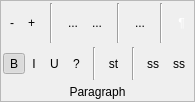
     <widget class="QFrame" name="frame_font_2">
      <property name="maximumSize">
       <size>
        <width>195</width>
        <height>16777215</height>
       </size>
      </property>
      <property name="frameShape">
       <enum>QFrame::StyledPanel</enum>
      </property>
      <property name="frameShadow">
       <enum>QFrame::Raised</enum>
      </property>
      <layout class="QGridLayout" name="gridLayout_3">
       <property name="margin">
        <number>2</number>
       </property>
       <property name="spacing">
        <number>1</number>
       </property>
       <item row="0" column="0" rowspan="2">
        <layout class="QHBoxLayout" name="layout_fontTop_2">
         <property name="spacing">
          <number>0</number>
         </property>
         <item>
          <widget class="QToolButton" name="tb_bullets">
           <property name="text">
            <string>-</string>
           </property>
           <property name="icon">
            <iconset resource="ink.qrc">
             <normaloff>:/icons/inkBullets.png</normaloff>:/icons/inkBullets.png</iconset>
           </property>
           <property name="autoRaise">
            <bool>true</bool>
           </property>
          </widget>
         </item>
         <item>
          <widget class="QToolButton" name="tb_numbering">
           <property name="text">
            <string>+</string>
           </property>
           <property name="icon">
            <iconset resource="ink.qrc">
             <normaloff>:/icons/inkNumbering.png</normaloff>:/icons/inkNumbering.png</iconset>
           </property>
           <property name="autoRaise">
            <bool>true</bool>
           </property>
          </widget>
         </item>
         <item>
          <spacer name="horizontalSpacer_4">
           <property name="orientation">
            <enum>Qt::Horizontal</enum>
           </property>
           <property name="sizeHint" stdset="0">
            <size>
             <width>0</width>
             <height>0</height>
            </size>
           </property>
          </spacer>
         </item>
         <item>
          <widget class="Line" name="line_4">
           <property name="minimumSize">
            <size>
             <width>15</width>
             <height>0</height>
            </size>
           </property>
           <property name="orientation">
            <enum>Qt::Vertical</enum>
           </property>
          </widget>
         </item>
         <item>
          <spacer name="horizontalSpacer_7">
           <property name="orientation">
            <enum>Qt::Horizontal</enum>
           </property>
           <property name="sizeHint" stdset="0">
            <size>
             <width>0</width>
             <height>20</height>
            </size>
           </property>
          </spacer>
         </item>
         <item>
          <widget class="QToolButton" name="tb_decrIndent">
           <property name="text">
            <string>...</string>
           </property>
           <property name="icon">
            <iconset resource="ink.qrc">
             <normaloff>:/icons/inkIndentDecr.png</normaloff>:/icons/inkIndentDecr.png</iconset>
           </property>
           <property name="autoRaise">
            <bool>true</bool>
           </property>
          </widget>
         </item>
         <item>
          <widget class="QToolButton" name="tb_incrIndent">
           <property name="minimumSize">
            <size>
             <width>0</width>
             <height>24</height>
            </size>
           </property>
           <property name="text">
            <string>...</string>
           </property>
           <property name="icon">
            <iconset resource="ink.qrc">
             <normaloff>:/icons/inkIndentIncr.png</normaloff>:/icons/inkIndentIncr.png</iconset>
           </property>
           <property name="autoRaise">
            <bool>true</bool>
           </property>
          </widget>
         </item>
         <item>
          <spacer name="horizontalSpacer_5">
           <property name="orientation">
            <enum>Qt::Horizontal</enum>
           </property>
           <property name="sizeHint" stdset="0">
            <size>
             <width>0</width>
             <height>0</height>
            </size>
           </property>
          </spacer>
         </item>
         <item>
          <widget class="Line" name="line_5">
           <property name="minimumSize">
            <size>
             <width>15</width>
             <height>0</height>
            </size>
           </property>
           <property name="orientation">
            <enum>Qt::Vertical</enum>
           </property>
          </widget>
         </item>
         <item>
          <spacer name="verticalSpacer_2">
           <property name="orientation">
            <enum>Qt::Vertical</enum>
           </property>
           <property name="sizeHint" stdset="0">
            <size>
             <width>0</width>
             <height>40</height>
            </size>
           </property>
          </spacer>
         </item>
         <item>
          <spacer name="horizontalSpacer_8">
           <property name="orientation">
            <enum>Qt::Horizontal</enum>
           </property>
           <property name="sizeHint" stdset="0">
            <size>
             <width>0</width>
             <height>0</height>
            </size>
           </property>
          </spacer>
         </item>
         <item>
          <widget class="QToolButton" name="tb_sort">
           <property name="text">
            <string>...</string>
           </property>
           <property name="icon">
            <iconset resource="ink.qrc">
             <normaloff>:/icons/inkSort.png</normaloff>:/icons/inkSort.png</iconset>
           </property>
           <property name="autoRaise">
            <bool>true</bool>
           </property>
          </widget>
         </item>
         <item>
          <spacer name="horizontalSpacer_6">
           <property name="orientation">
            <enum>Qt::Horizontal</enum>
           </property>
           <property name="sizeHint" stdset="0">
            <size>
             <width>0</width>
             <height>0</height>
            </size>
           </property>
          </spacer>
         </item>
         <item>
          <widget class="Line" name="line_6">
           <property name="minimumSize">
            <size>
             <width>15</width>
             <height>0</height>
            </size>
           </property>
           <property name="orientation">
            <enum>Qt::Vertical</enum>
           </property>
          </widget>
         </item>
         <item>
          <spacer name="horizontalSpacer_9">
           <property name="orientation">
            <enum>Qt::Horizontal</enum>
           </property>
           <property name="sizeHint" stdset="0">
            <size>
             <width>0</width>
             <height>0</height>
            </size>
           </property>
          </spacer>
         </item>
         <item>
          <widget class="QToolButton" name="tb_markings">
           <property name="styleSheet">
            <string notr="true">color: rgb(255, 255, 255);</string>
           </property>
           <property name="text">
            <string>¶</string>
           </property>
           <property name="checkable">
            <bool>true</bool>
           </property>
           <property name="autoRaise">
            <bool>true</bool>
           </property>
          </widget>
         </item>
        </layout>
       </item>
       <item row="2" column="0">
        <layout class="QHBoxLayout" name="layout_fontBottom_2">
         <property name="spacing">
          <number>0</number>
         </property>
         <item>
          <widget class="QToolButton" name="tb_left">
           <property name="text">
            <string>B</string>
           </property>
           <property name="icon">
            <iconset resource="ink.qrc">
             <normaloff>:/icons/inkAlignLeft.png</normaloff>:/icons/inkAlignLeft.png</iconset>
           </property>
           <property name="shortcut">
            <string>Ctrl+L</string>
           </property>
           <property name="checkable">
            <bool>true</bool>
           </property>
           <property name="checked">
            <bool>true</bool>
           </property>
           <property name="autoRaise">
            <bool>true</bool>
           </property>
          </widget>
         </item>
         <item>
          <widget class="QToolButton" name="tb_center">
           <property name="text">
            <string>I</string>
           </property>
           <property name="icon">
            <iconset resource="ink.qrc">
             <normaloff>:/icons/inkAlignCenter.png</normaloff>:/icons/inkAlignCenter.png</iconset>
           </property>
           <property name="shortcut">
            <string>Ctrl+E</string>
           </property>
           <property name="checkable">
            <bool>true</bool>
           </property>
           <property name="autoRaise">
            <bool>true</bool>
           </property>
          </widget>
         </item>
         <item>
          <widget class="QToolButton" name="tb_right">
           <property name="text">
            <string>U</string>
           </property>
           <property name="icon">
            <iconset resource="ink.qrc">
             <normaloff>:/icons/inkAlignRight.png</normaloff>:/icons/inkAlignRight.png</iconset>
           </property>
           <property name="shortcut">
            <string>Ctrl+R</string>
           </property>
           <property name="checkable">
            <bool>true</bool>
           </property>
           <property name="autoRaise">
            <bool>true</bool>
           </property>
          </widget>
         </item>
         <item>
          <widget class="QToolButton" name="tb_justify">
           <property name="text">
            <string>?</string>
           </property>
           <property name="icon">
            <iconset resource="ink.qrc">
             <normaloff>:/icons/inkAlignJustify.png</normaloff>:/icons/inkAlignJustify.png</iconset>
           </property>
           <property name="shortcut">
            <string>Ctrl+J</string>
           </property>
           <property name="checkable">
            <bool>true</bool>
           </property>
           <property name="autoRaise">
            <bool>true</bool>
           </property>
          </widget>
         </item>
         <item>
          <spacer name="spacer_fontBotHoriz2_2">
           <property name="orientation">
            <enum>Qt::Horizontal</enum>
           </property>
           <property name="sizeHint" stdset="0">
            <size>
             <width>0</width>
             <height>0</height>
            </size>
           </property>
          </spacer>
         </item>
         <item>
          <widget class="Line" name="line_3">
           <property name="minimumSize">
            <size>
             <width>13</width>
             <height>0</height>
            </size>
           </property>
           <property name="maximumSize">
            <size>
             <width>16777215</width>
             <height>33</height>
            </size>
           </property>
           <property name="orientation">
            <enum>Qt::Vertical</enum>
           </property>
          </widget>
         </item>
         <item>
          <spacer name="spacer_fontBotHoriz_2">
           <property name="orientation">
            <enum>Qt::Horizontal</enum>
           </property>
           <property name="sizeHint" stdset="0">
            <size>
             <width>0</width>
             <height>0</height>
            </size>
           </property>
          </spacer>
         </item>
         <item>
          <widget class="QToolButton" name="tb_spacing">
           <property name="text">
            <string>st</string>
           </property>
           <property name="icon">
            <iconset resource="ink.qrc">
             <normaloff>:/icons/inkSpacing.png</normaloff>:/icons/inkSpacing.png</iconset>
           </property>
           <property name="checkable">
            <bool>false</bool>
           </property>
           <property name="autoRaise">
            <bool>true</bool>
           </property>
          </widget>
         </item>
         <item>
          <spacer name="horizontalSpacer_2">
           <property name="orientation">
            <enum>Qt::Horizontal</enum>
           </property>
           <property name="sizeHint" stdset="0">
            <size>
             <width>0</width>
             <height>0</height>
            </size>
           </property>
          </spacer>
         </item>
         <item>
          <widget class="Line" name="line">
           <property name="minimumSize">
            <size>
             <width>13</width>
             <height>0</height>
            </size>
           </property>
           <property name="maximumSize">
            <size>
             <width>16777215</width>
             <height>33</height>
            </size>
           </property>
           <property name="orientation">
            <enum>Qt::Vertical</enum>
           </property>
          </widget>
         </item>
         <item>
          <spacer name="horizontalSpacer_3">
           <property name="orientation">
            <enum>Qt::Horizontal</enum>
           </property>
           <property name="sizeHint" stdset="0">
            <size>
             <width>0</width>
             <height>0</height>
            </size>
           </property>
          </spacer>
         </item>
         <item>
          <spacer name="verticalSpacer_3">
           <property name="orientation">
            <enum>Qt::Vertical</enum>
           </property>
           <property name="sizeHint" stdset="0">
            <size>
             <width>0</width>
             <height>40</height>
            </size>
           </property>
          </spacer>
         </item>
         <item>
          <widget class="QToolButton" name="tb_paragraphPainter">
           <property name="text">
            <string>ss</string>
           </property>
           <property name="icon">
            <iconset resource="ink.qrc">
             <normaloff>:/icons/inkFillColor.png</normaloff>:/icons/inkFillColor.png</iconset>
           </property>
           <property name="checkable">
            <bool>false</bool>
           </property>
           <property name="autoRaise">
            <bool>true</bool>
           </property>
          </widget>
         </item>
         <item>
          <widget class="QToolButton" name="tb_paragraphBorder">
           <property name="text">
            <string>ss</string>
           </property>
           <property name="icon">
            <iconset resource="ink.qrc">
             <normaloff>:/icons/inkBorder.png</normaloff>:/icons/inkBorder.png</iconset>
           </property>
           <property name="checkable">
            <bool>false</bool>
           </property>
           <property name="autoRaise">
            <bool>true</bool>
           </property>
          </widget>
         </item>
         <item>
          <spacer name="spacer_fontBotVert_2">
           <property name="orientation">
            <enum>Qt::Vertical</enum>
           </property>
           <property name="sizeHint" stdset="0">
            <size>
             <width>0</width>
             <height>0</height>
            </size>
           </property>
          </spacer>
         </item>
        </layout>
       </item>
       <item row="3" column="0">
        <widget class="QLabel" name="label_paragraph">
         <property name="maximumSize">
          <size>
           <width>16777215</width>
           <height>15</height>
          </size>
         </property>
         <property name="text">
          <string>Paragraph</string>
         </property>
         <property name="alignment">
          <set>Qt::AlignBottom|Qt::AlignHCenter</set>
         </property>
        </widget>
       </item>
      </layout>
     </widget>
